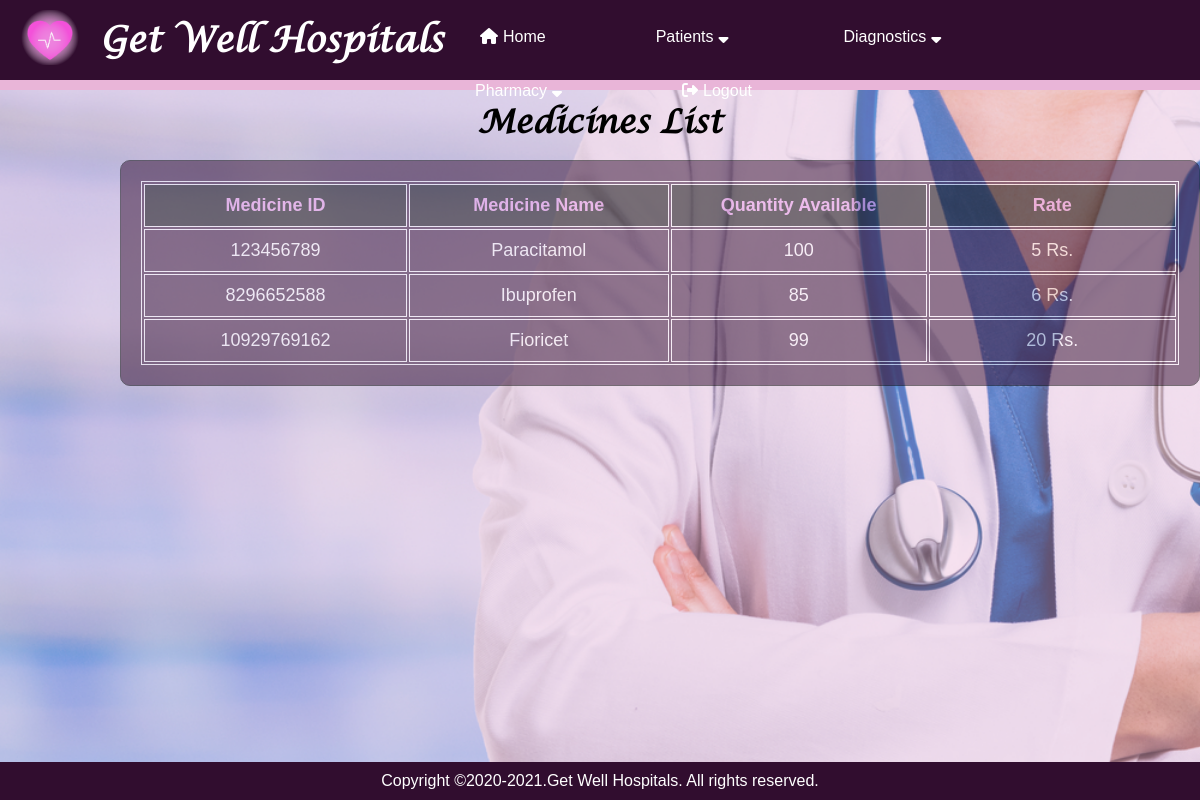
Page /medicine_list on the earlier database version.
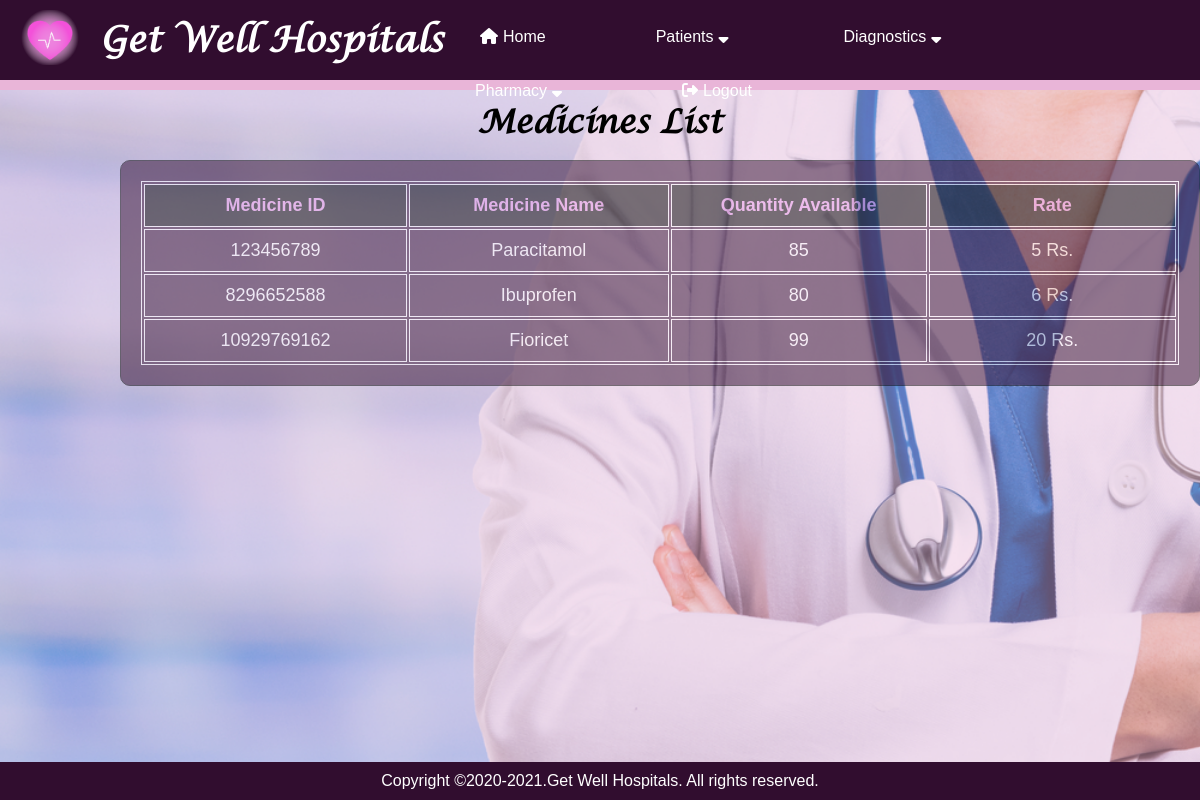
Same page on the later database version.
### application/routes.py (models this page shows)
class Medicine(db.Model):
    __tablename__ = 'medicine'
    medicine_id = Column(Integer, primary_key=True)
    medicine_name = Column(String)
    quantity_available = Column(Integer)
    rate = Column(Integer)

### application/routes.py (the view)
@app.route("/medicine_list")
def medicine_list():
    medicines = Medicine.query.all()
    return render_template("medicine_list.html", medicines=medicines)

### application/templates/medicine_list.html
{% extends "layout.html" %}
{% block content %}
<h1>Medicines List</h1>
<div class="background_table" style="left: 10%;">
<div style="opacity:inherit 200%;">
    <table style="width:100%">
        <tr style="color: rgb(235, 157, 235);" >
          <th>Medicine ID</th>
          <th>Medicine Name</th>
          <th>Quantity Available</th>
          <th>Rate</th>
        </tr>
        {% for med in medicines %}
        <tr>
            <td>{{med.medicine_id}}</td>
            <td>{{med.medicine_name}}</td>
            <td>{{med.quantity_available}}</td>
            <td>{{med.rate}} Rs.</td>
        </tr>
        {% endfor %}
      </table>
    </div>
</div>
{% endblock %}

### application/templates/layout.html (shortened to what this page needs)
<!DOCTYPE html>
<html lang="en" dir="ltr">
  <head>
    <link rel="stylesheet" href="{{ url_for('static',filename='css/pages.css') }}">
    <link rel="stylesheet" href="https://stackpath.bootstrapcdn.com/font-awesome/4.7.0/css/font-awesome.min.css">
    <nav>
      <img class="image" src="{{ url_for('static',filename='images/HMS-logo2.png') }}">
      <label class="logo">Get Well Hospitals</label>
      <ul>
        <a href="/home"><li><i class="fa fa-home" ></i>Home</a></li>
        <a><li>Patients<i class="fa fa-sort-desc" aria-hidden="true"></i>
        </li></a>
        <a><li>Diagnostics<i class="fa fa-sort-desc" aria-hidden="true"></i></a>
        <a><li>Pharmacy<i class="fa fa-sort-desc" aria-hidden="true"></i>
        </li></a>
        <a href="/logout"><li><i class="fas fa-sign-out-alt"></i>Logout</a></li>
      </ul>
    </nav>
  </head>
  <body>
    {% block content %}
    {% endblock %}
  </body>
    <footer style="padding-top: 10px;">
        <p>Copyright &copy;2020-2021.Get Well Hospitals. All rights reserved.</p>
    </footer>
  </html>

### application/static/css/pages.css (style rules this page uses)
* { padding: 0; margin: 0; text-decoration: none; list-style: none; box-sizing: border-box; }
body { font-family: 'Lucida Calligraphy'; }
label.logo { color: white; font-size: 35px; line-height: 80px; padding: 0 100px; font-weight: bold; }
nav { background: #310d2f; border-bottom:10px solid #e9b5d8; height: auto; float: left; width: 100%; z-index: 2; }
nav ul { float:left; display: block; position: absolute; text-decoration: none; text-align: center; top:10px; left:35%; color:white; }
nav ul li { float: left; list-style: none; position: relative; padding:10px 50px; font-family: 'Franklin Gothic Medium', 'Arial Narrow', Arial, sans-serif; color:white; border-radius: 5px; }
nav ul li a { display: block; padding:8px 5px; color:white; text-decoration: none; }
nav .fa,.fas { padding-left:5px; padding-right:5px; }
body { background: url(/static/images/bg6.png) no-repeat; background-size: cover; background-color: #e9b5d8; background-position: 30% 15% ; }
.image { position: absolute; width:80px; padding: 10px; margin-left:10px; height:auto; float: left; }
footer { position:fixed; bottom:0; font-family:'Franklin Gothic Medium', 'Arial Narrow', Arial, sans-serif; text-align: center; color: white; background-color: #310d2f; padding-bottom:10px; width:100%; }
h1 { text-align: center; padding-top: 100px; }
table { text-align: left; position: relative; opacity: 100%; font-family: 'Franklin Gothic Medium', 'Arial Narrow', Arial, sans-serif; font-size: 18px; }
th { padding: 10px; position: relative; width:300px; opacity: 100%; }
.background_table { background-color: #310d2f; color: white; font-family: 'Franklin Gothic Medium', 'Arial Narrow', Arial, sans-serif;; position: absolute; opacity: 50%; top:20%; border: 1px solid black; padding:20px; margin-bottom: 100px; border-radius: 10px; z-index:-1; }
.background_table table { stroke:10px; border: 1px solid white; }
.background_table table tr { text-align: center; border: 1px solid white; }
.background_table table tr td { text-align: center; padding:10px; border: 1px solid white; }
.background_table table tr th { text-align: center; padding:10px; border: 1px solid white; background-color: black; }

Differences in the rows shown:
changed Medicine "Paracitamol": quantity_available "100" → "85"
changed Medicine "Ibuprofen": quantity_available "85" → "80"
